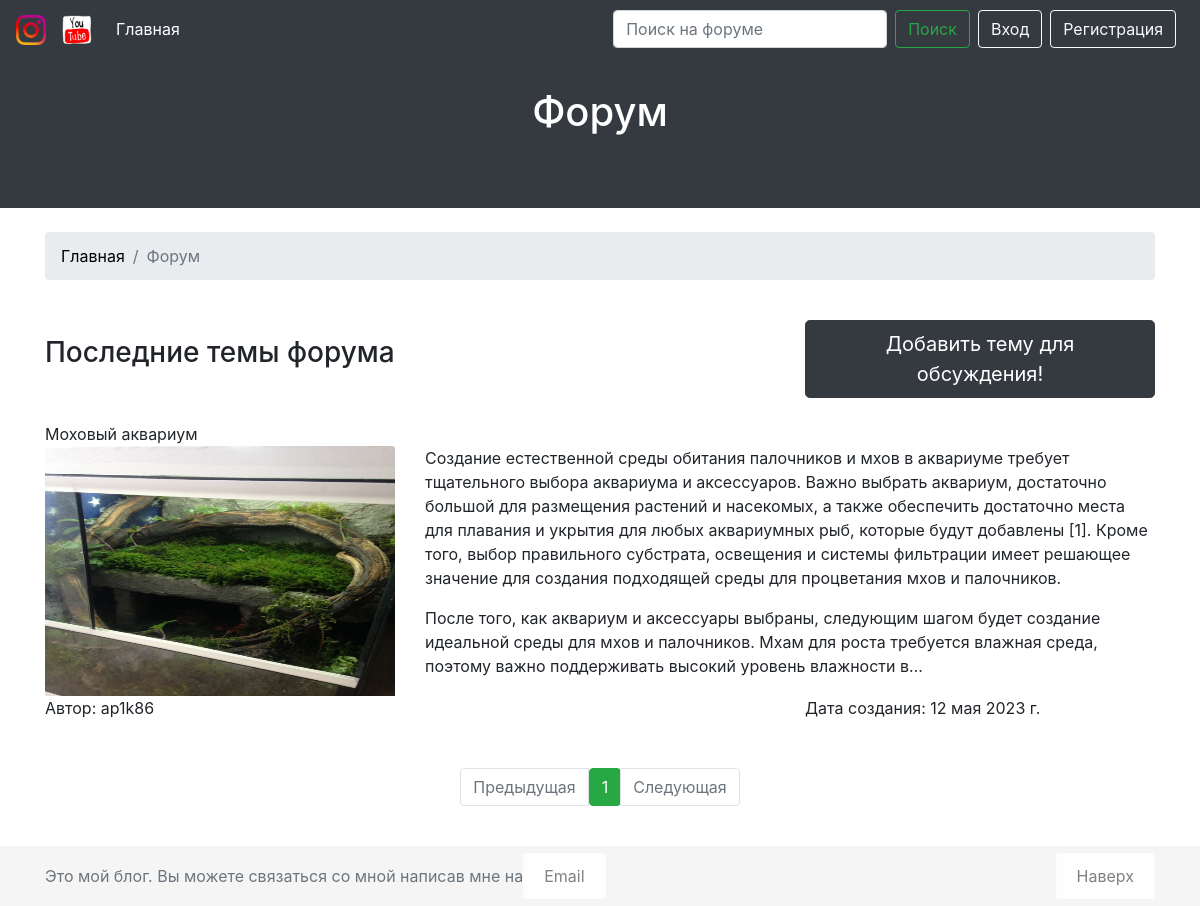
Before: /forum/ with the older database file.
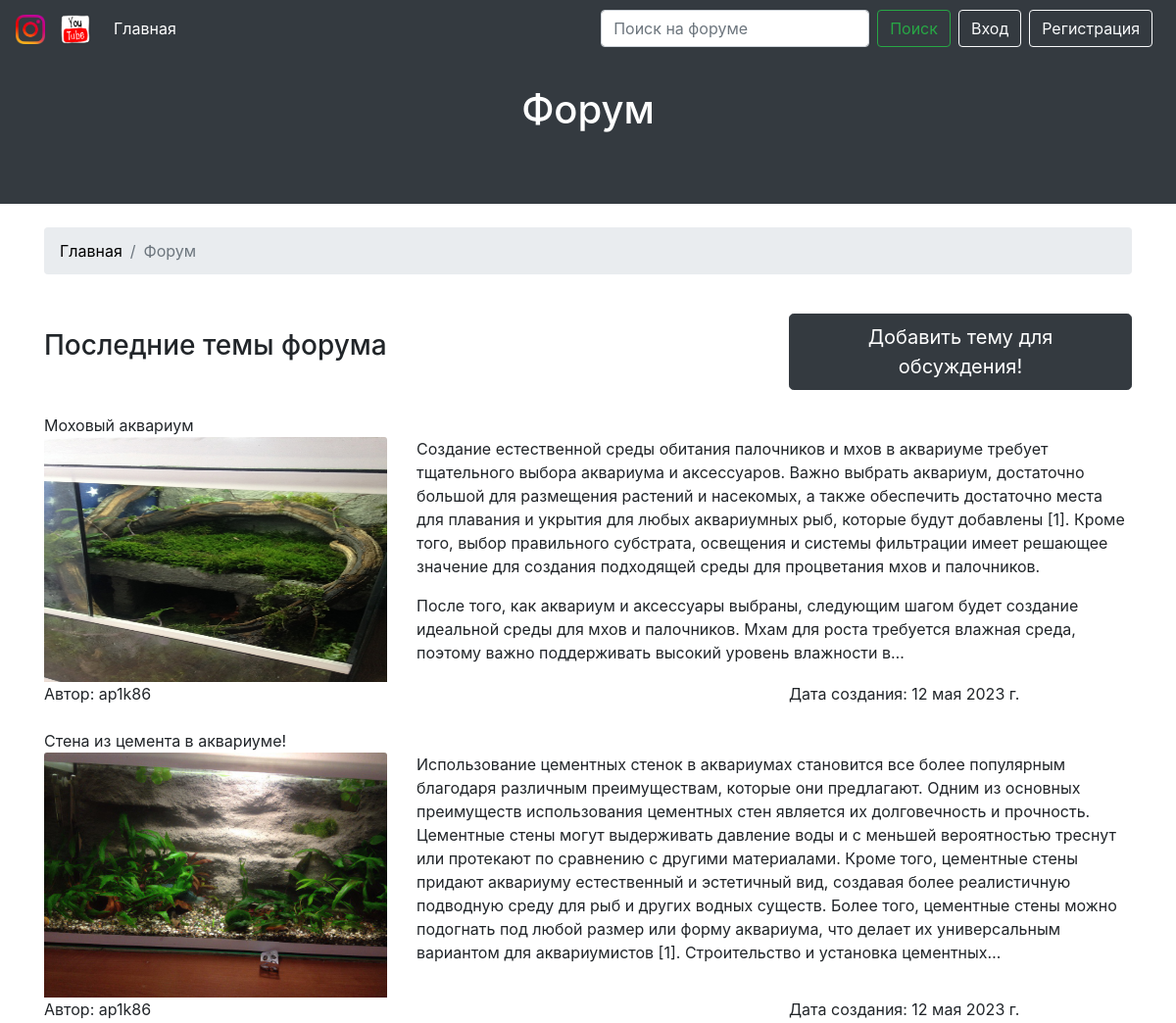
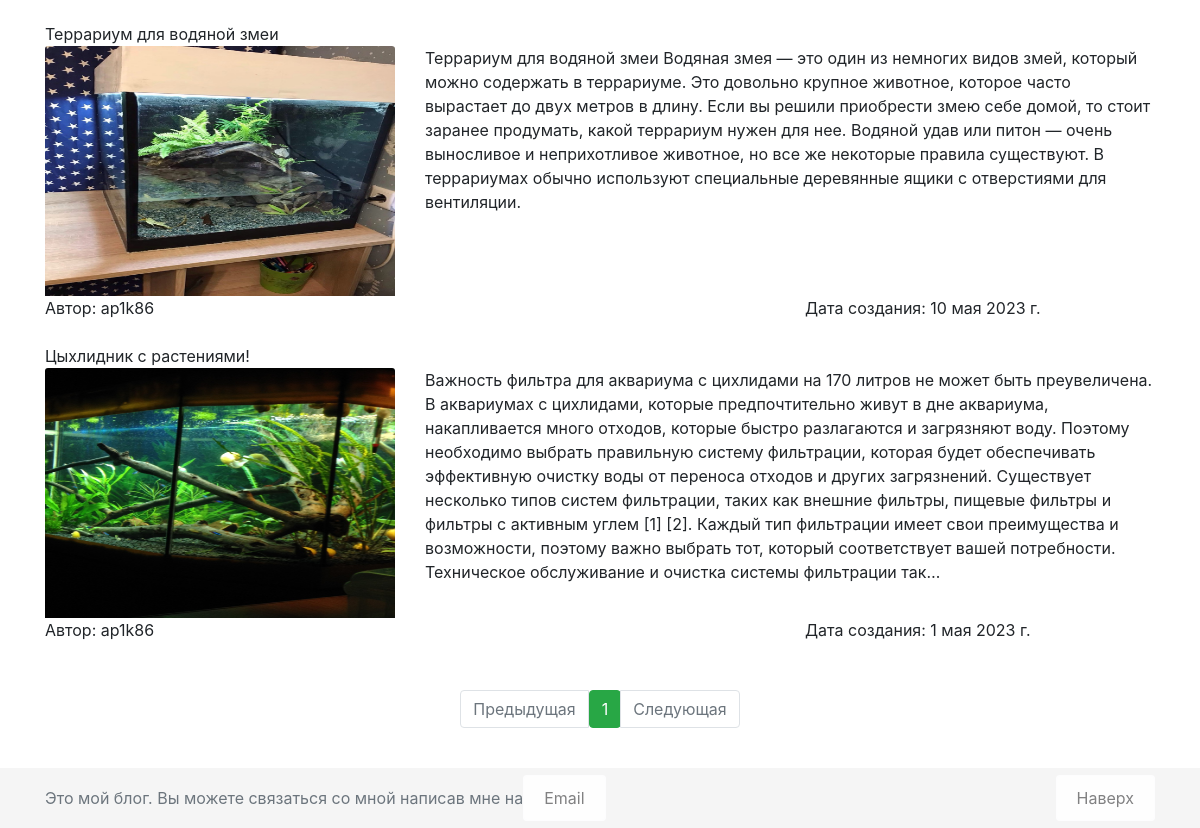
After: the same page with the newer database file (2 pictures, top to bottom).
### myblog/models.py (models this page shows, shortened)
class ForumPost(models.Model):
    title = models.CharField(max_length=200, verbose_name="Заголовок:")
    url = AutoSlugField(unique=True, verbose_name='Заголовок на английском')  # https://pypi.org/project/django-autoslug/
    content = models.TextField(verbose_name="Описание:")
    image = models.ImageField(upload_to='forum', verbose_name='Фото:')
    created_at = models.DateField(default=timezone.now, verbose_name='Дата создания поста:')
    author = models.ForeignKey(User, on_delete=models.CASCADE, verbose_name="Автор:")
    objects = models.Model
    class Meta:
        verbose_name = 'Пост на форуме'
        verbose_name_plural = 'Посты на форуме'
        ordering = ['-created_at']

### myblog/views.py (the view, shortened to what this page needs)
# urls.py: path('forum/', ForumView.as_view(), name='forum'),
class ForumView(View):
    def get(self, request, *args, **kwargs):
        posts_forum = ForumPost.objects.all()
        paginator_forum = Paginator(posts_forum, 6)
        page_number_forum = request.GET.get('page')
        page_obj_forum = paginator_forum.get_page(page_number_forum)
        context = {
            'title': 'Форум',
            'page_obj_forum': page_obj_forum,
        }
        return render(request, 'myblog/forum.html', context=context)

### templates/myblog/forum.html (shortened to what this page needs)
{% extends './base.html' %}
{% load static %}
{% block navbar %}
{% include './block/navbar_forum.html' %}
{% endblock navbar %}
{% block header %}
{% include './block/header.html' %}
{% endblock %}
{% block content %}
<div class="container">
    <div class="row">
        <div class="col-lg-12">
            <nav aria-label="breadcrumb" class="mt-4">
                <ol class="breadcrumb">
                    <li class="breadcrumb-item"><a class="dark" href="{% url 'index' %}">Главная</a></li>
                    <li class="breadcrumb-item active" aria-current="page">Форум</li>
                </ol>
            </nav>
        </div>
    </div>
</div>
<br>
<div class="container">
    <div class="row">
        <div class="col-8">
            {% if page_obj_forum %}
            <h3 class="my-3">Последние темы форума</h3>
            {% else %}
            <h3 class="my-3">Нет тем на форуме</h3>
            {% endif %}
        </div>
        <div class="col">
            <a href="{% url 'theme_add' %}">
                <button type="button" class="btn btn-dark btn-lg">Добавить тему для обсуждения!</button>
            </a>
        </div>
    </div>
</div>
{% for post_forum in page_obj_forum %}
<div class="container">
    <br>
    <div class="row">
        <div class="col-sm-12">
            {{ post_forum.title }}
            <div class="row">
                <div class="col-8 col-sm-4">
                    <a href="{% url 'forum_detail' slug=post_forum.url %}"><img src="/media/{{ post_forum.image }}"
                                                                                alt=""
                                                                                class="card-img-top foto"></a>
                </div>
                <div class="col-4 col-sm-8">
                    {{ post_forum.content|safe|truncatechars:700 }}
                </div>
            </div>
        </div>
        <div class="col-sm-12">
            <div class="row">
                <div class="col-8 col-sm-4">
                    Автор: {{ post_forum.author|safe }}
                </div>
                <div class="col-4 col-sm-4"></div>
                <div class="col-4 col-sm-4">
                    Дата создания: {{ post_forum.created_at }}
                </div>
            </div>
        </div>
    </div>
</div>
{% endfor %}
<br>
<br>
{% endblock content %}
{% block pagination_2 %}
{% if page_obj_forum %}
<nav aria-label="Paginate me">
    <ul class="pagination justify-content-center">
        {% if page_obj_forum.has_previous %}
        <a class="page-link dark" href="?page={{ page_obj_forum.previous_page_number }}"
           tabindex="-1">Предыдущая</a>
        {% else %}
        <li class="page-item disabled">
            <a class="page-link disabled" href="#" tabindex="-1">Предыдущая</a>
        </li>
        {% endif %}
        {% for i in page_obj_forum.paginator.page_range %}
        {% if i == page_obj_forum.number %}
        <li class="page-item active"><a class="btn btn-success" href="?page={{ i }}">{{ i }}</a></li>
        {% else %}
        <li class="page-item"><a class="page-link dark" href="?page={{ i }}">{{ i }}</a></li>
        {% endif %}
        {% endfor %}
        {% if page_obj_forum.has_next %}
        <a class="page-link dark" href="?page={{ page_obj_forum.next_page_number }}">Следующая</a>
        {% else %}
        <li class="page-item disabled">
            <a class="page-link" href="#">Следующая</a>
        </li>
        {% endif %}
    </ul>
</nav>
{% endif %}
<br>
{% endblock pagination_2 %}

Changed rows visible on the page:
added ForumPost: title "Стена из цемента в аквариуме!", image (picture), content "Использование цементных стенок в аквариумах становится все более популярным благодаря различным преимуществам, которые они предлагают. Одним из основных преимуществ использования цементных стен является их долговечность и прочность. Цементные стены могут выдерживать давление воды и с меньшей вероятностью треснут или протекают по сравнению с другими материалами. Кроме того, цементные стены придают аквариуму естественный и эстетичный вид, создавая более реалистичную подводную среду для рыб и других водных существ. Более того, цементные стены можно подогнать под любой размер или форму аквариума, что делает их универсальным вариантом для аквариумистов [1]. Строительство и установка цементных…", author "ap1k86", created_at "12 мая 2023 г."
added ForumPost: title "Террариум для водяной змеи", image (picture), content "Террариум для водяной змеи Водяная змея — это один из немногих видов змей, который можно содержать в террариуме. Это довольно крупное животное, которое часто вырастает до двух метров в длину. Если вы решили приобрести змею себе домой, то стоит заранее продумать, какой террариум нужен для нее. Водяной удав или питон — очень выносливое и неприхотливое животное, но все же некоторые правила существуют. В террариумах обычно используют специальные деревянные ящики с отверстиями для вентиляции.", author "ap1k86", created_at "10 мая 2023 г."
added ForumPost: title "Цыхлидник с растениями!", image (picture), content "Важность фильтра для аквариума с цихлидами на 170 литров не может быть преувеличена. В аквариумах с цихлидами, которые предпочтительно живут в дне аквариума, накапливается много отходов, которые быстро разлагаются и загрязняют воду. Поэтому необходимо выбрать правильную систему фильтрации, которая будет обеспечивать эффективную очистку воды от переноса отходов и других загрязнений. Существует несколько типов систем фильтрации, таких как внешние фильтры, пищевые фильтры и фильтры с активным углем [1] [2]. Каждый тип фильтрации имеет свои преимущества и возможности, поэтому важно выбрать тот, который соответствует вашей потребности. Техническое обслуживание и очистка системы фильтрации так…", author "ap1k86", created_at "1 мая 2023 г."
